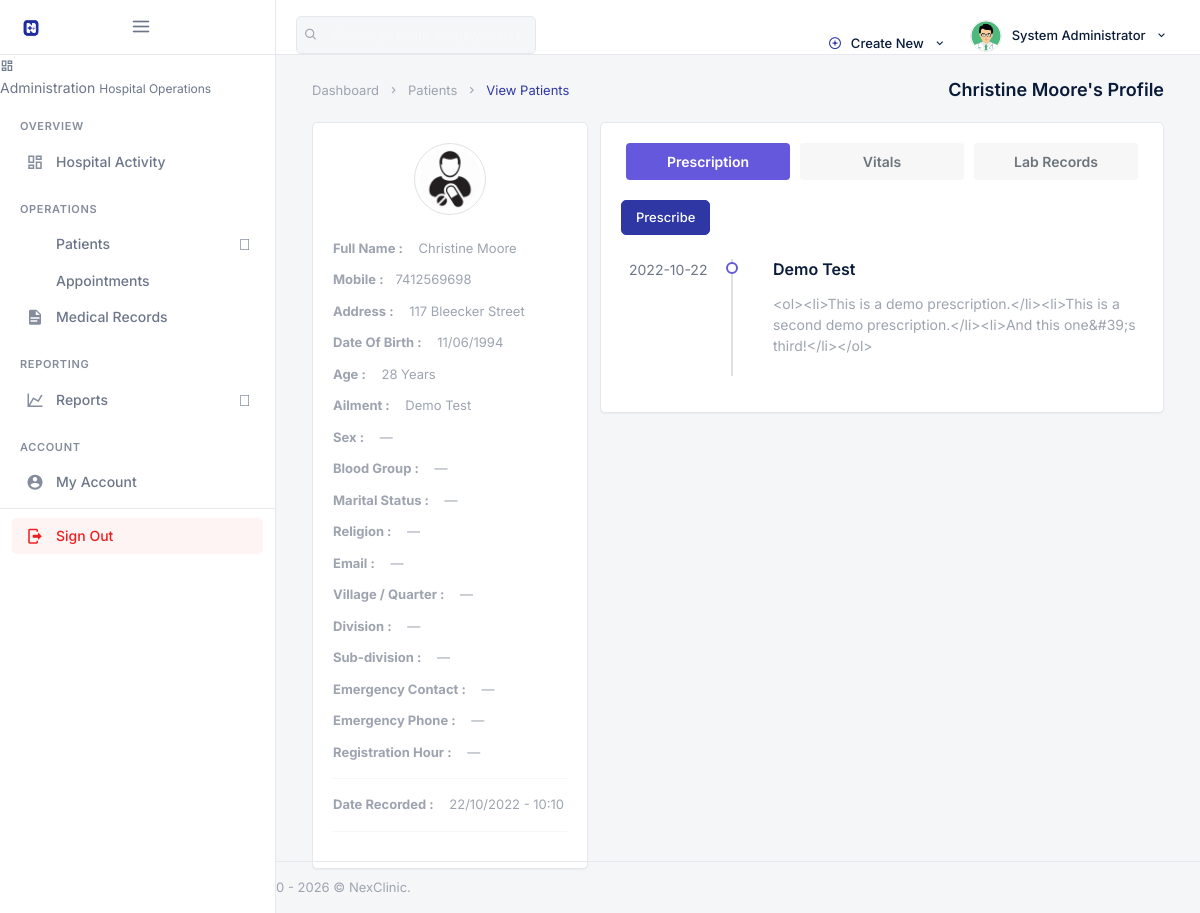
Screenshot of /backend/admin/clinical/his_admin_view_single_patient.php?pat_id=12&&pat_number=4TLG0 (signed in) with the database file from the repository.
### tables this page shows
CREATE TABLE `his_admin` (
  `ad_id` int(20) NOT NULL,
  `ad_fname` varchar(200) DEFAULT NULL,
  `ad_lname` varchar(200) DEFAULT NULL,
  `ad_email` varchar(200) DEFAULT NULL,
  `ad_pwd` varchar(200) DEFAULT NULL,
  `ad_dpic` varchar(200) DEFAULT NULL
);

CREATE TABLE `his_patients` (
  `pat_id` int(20) NOT NULL,
  `registered_by` int(20) DEFAULT NULL,
  `pat_fname` varchar(200) DEFAULT NULL,
  `pat_lname` varchar(200) DEFAULT NULL,
  `pat_sex` varchar(20) DEFAULT NULL,
  `pat_marital_status` varchar(40) DEFAULT NULL,
  `pat_religion` varchar(80) DEFAULT NULL,
  `pat_reg_hour` time DEFAULT NULL,
  `pat_dob` varchar(200) DEFAULT NULL,
  `pat_age` varchar(200) DEFAULT NULL,
  `pat_number` varchar(200) DEFAULT NULL,
  `efile_uuid` char(36) DEFAULT NULL,
  `pat_addr` varchar(200) DEFAULT NULL,
  `pat_village` varchar(200) DEFAULT NULL,
  `pat_division` varchar(200) DEFAULT NULL,
  `pat_subdivision` varchar(200) DEFAULT NULL,
  `pat_blood_group` varchar(10) DEFAULT NULL,
  `pat_phone` varchar(200) DEFAULT NULL,
  `pat_email` varchar(200) DEFAULT NULL,
  `pat_emergency_name` varchar(200) DEFAULT NULL,
  `pat_emergency_phone` varchar(40) DEFAULT NULL,
  `pat_type` varchar(200) DEFAULT NULL,
  `pat_date_joined` timestamp(6) NOT NULL DEFAULT CURRENT_TIMESTAMP(6) ON UPDATE CURRENT_TIMESTAMP(6),
  `pat_ailment` varchar(200) DEFAULT NULL,
  `pat_discharge_status` varchar(200) DEFAULT NULL
);

CREATE TABLE `his_prescriptions` (
  `pres_id` int(200) NOT NULL,
  `prescribed_by` int(20) DEFAULT NULL,
  `pres_pat_name` varchar(200) DEFAULT NULL,
  `pres_pat_age` varchar(200) DEFAULT NULL,
  `pres_pat_number` varchar(200) DEFAULT NULL,
  `pres_number` varchar(200) DEFAULT NULL,
  `pres_pat_addr` varchar(200) DEFAULT NULL,
  `pres_pat_type` varchar(200) DEFAULT NULL,
  `pres_date` timestamp(4) NOT NULL DEFAULT CURRENT_TIMESTAMP(4) ON UPDATE CURRENT_TIMESTAMP(4),
  `pres_pat_ailment` varchar(200) DEFAULT NULL,
  `pres_ins` longtext,
  `pres_status` varchar(40) NOT NULL DEFAULT 'pending',
  `dispensed_by` int(20) DEFAULT NULL,
  `dispensed_at` datetime DEFAULT NULL
);

### backend/assets/inc/nex_paths.php (called while the page is built, shortened)
<?php
function nex_admin_base() {
    return isset($GLOBALS['nex_admin_base']) ? (string) $GLOBALS['nex_admin_base'] : '';
}
function nex_admin_url($path) {
    $path = ltrim((string) $path, '/');
    return nex_admin_base() . $path;
}

### backend/security.php (called while the page is built, shortened)
<?php
function escape_output($string) {
    return htmlspecialchars((string) $string, ENT_QUOTES, 'UTF-8');
}

### backend/assets/inc/nex_prescription.php (called while the page is built, shortened)
<?php
function nex_rx_schema_ready($mysqli) {
    $res = @$mysqli->query("SHOW TABLES LIKE 'his_prescription_items'");
    $ok = ($res && $res->num_rows > 0);
    if ($ok) {
        $col = @$mysqli->query("SHOW COLUMNS FROM his_prescriptions LIKE 'pres_status'");
        $ok = ($col && $col->num_rows > 0);
    }
    return $ok;
}
function nex_rx_items($mysqli, $pres_id) {
    if (!nex_rx_schema_ready($mysqli)) {
        return [];
    }
    $pres_id = (int) $pres_id;
    $stmt = $mysqli->prepare(
        'SELECT i.*, ph.phar_qty AS stock_qty
         FROM his_prescription_items i
         LEFT JOIN his_pharmaceuticals ph ON ph.phar_id = i.phar_id
         WHERE i.pres_id=?
         ORDER BY i.item_id ASC'
    );
    $stmt->bind_param('i', $pres_id);
    $stmt->execute();
    $res = $stmt->get_result();
    $rows = [];
    return $rows;
}
function nex_rx_items_html($mysqli, $pres_id) {
    $items = nex_rx_items($mysqli, $pres_id);
    if (!$items) {
        return '';
    }
    $html = '<ul class="mb-0 pl-3">';
    $html .= '</ul>';
    return $html;
}

### backend/admin/clinical/his_admin_view_single_patient.php (the view, shortened to what this page needs)
<?php
require __DIR__ . '/../_init.php';
require_once __DIR__ . '/../../assets/inc/patient_cameroon_fields.php';
require_once __DIR__ . '/../../assets/inc/nex_prescription.php';
?>
<!DOCTYPE html>
    <html lang="en">
    <?php include __DIR__ . '/../assets/inc/head.php';?>
    <body>
        <div id="wrapper">
             <?php include __DIR__ . '/../assets/inc/nav.php';?>
                <?php include __DIR__ . '/../assets/inc/sidebar.php';?>
            <?php
                $pat_id=$_GET['pat_id'];
                $ret="SELECT  * FROM his_patients WHERE pat_id=?";
                $stmt= $mysqli->prepare($ret) ;
                $stmt->bind_param('i',$pat_id);
                $stmt->execute() ;
                $res=$stmt->get_result();
                while($row=$res->fetch_object())
            {
                $mysqlDateTime = $row->pat_date_joined;
            ?>
            <div class="content-page">
                <div class="content">
                    <div class="container-fluid">
                        <div class="row">
                            <div class="col-12">
                                <div class="page-title-box">
                                    <div class="page-title-right">
                                        <ol class="breadcrumb m-0">
                                            <li class="breadcrumb-item"><a href="javascript: void(0);">Dashboard</a></li>
                                            <li class="breadcrumb-item"><a href="javascript: void(0);">Patients</a></li>
                                            <li class="breadcrumb-item active">View Patients</li>
                                        </ol>
                                    </div>
                                    <h4 class="page-title"><?php echo escape_output($row->pat_fname); ?> <?php echo escape_output($row->pat_lname); ?>'s Profile</h4>
                                </div>
                            </div>
                        </div>
                        <div class="row">
                            <div class="col-lg-4 col-xl-4">
                                <div class="card-box text-center">
                                    <img src="<?php echo escape_output(nex_admin_url('assets/images/users/patient.png')); ?>" class="rounded-circle avatar-lg img-thumbnail"
                                        alt="profile-image">
                                    <div class="text-left mt-3">
                                        <p class="text-muted mb-2 font-13"><strong>Full Name :</strong> <span class="ml-2"><?php echo escape_output($row->pat_fname); ?> <?php echo escape_output($row->pat_lname); ?></span></p>
                                        <p class="text-muted mb-2 font-13"><strong>Mobile :</strong><span class="ml-2"><?php echo escape_output($row->pat_phone); ?></span></p>
                                        <p class="text-muted mb-2 font-13"><strong>Address :</strong> <span class="ml-2"><?php echo escape_output($row->pat_addr); ?></span></p>
                                        <p class="text-muted mb-2 font-13"><strong>Date Of Birth :</strong> <span class="ml-2"><?php echo escape_output($row->pat_dob); ?></span></p>
                                        <p class="text-muted mb-2 font-13"><strong>Age :</strong> <span class="ml-2"><?php echo escape_output($row->pat_age); ?> Years</span></p>
                                        <p class="text-muted mb-2 font-13"><strong>Ailment :</strong> <span class="ml-2"><?php echo escape_output($row->pat_ailment); ?></span></p>
                                        <?php nex_render_cameroon_view($row); ?>
                                        <hr>
                                        <p class="text-muted mb-2 font-13"><strong>Date Recorded :</strong> <span class="ml-2"><?php echo date("d/m/Y - h:m", strtotime($mysqlDateTime));?></span></p>
                                        <hr>
                                    </div>
                                </div>
                            </div>
                            <?php }?>
                            <div class="col-lg-8 col-xl-8">
                                <div class="card-box">
                                    <ul class="nav nav-pills navtab-bg nav-justified">
                                        <li class="nav-item">
                                            <a href="#aboutme" data-toggle="tab" aria-expanded="false" class="nav-link active">
                                                Prescription
                                            </a>
                                        </li>
                                        <li class="nav-item">
                                            <a href="#timeline" data-toggle="tab" aria-expanded="true" class="nav-link ">
                                                 Vitals
                                            </a>
                                        </li>
                                        <li class="nav-item">
                                            <a href="#settings" data-toggle="tab" aria-expanded="false" class="nav-link">
                                                Lab Records
                                            </a>
                                        </li>
                                    </ul>
                                    <div class="tab-content">
                                        <div class="tab-pane show active" id="aboutme">
                                            <div class="mb-3">
                                                <a class="btn btn-sm btn-primary" href="his_admin_add_single_pres.php?pat_number=<?php echo escape_output($_GET['pat_number'] ?? ''); ?>">Prescribe</a>
                                            </div>
                                             <ul class="list-unstyled timeline-sm">
                                                <?php
                                                    $pres_pat_number =$_GET['pat_number'];
                                                    $ret="SELECT  * FROM his_prescriptions WHERE pres_pat_number =? ORDER BY pres_date DESC";
                                            $stmt= $mysqli->prepare($ret) ;
                                            $stmt->bind_param('s',$pres_pat_number);
                                                    $stmt->execute() ;
                                                    $res=$stmt->get_result();
                                                    while($row=$res->fetch_object())
                                                        {
                                                    $mysqlDateTime = $row->pres_date;
                                                    $rx_lines = nex_rx_items_html($mysqli, (int) $row->pres_id);
                                                ?>
                                                    <li class="timeline-sm-item">
                                                        <span class="timeline-sm-date"><?php echo date("Y-m-d", strtotime($mysqlDateTime));?></span>
                                                        <h5 class="mt-0 mb-1">
                                                            <?php echo escape_output($row->pres_pat_ailment); ?>
                                                            <?php if (isset($row->pres_status)) { ?>
                                                                <span class="badge badge-soft-info ml-1"><?php echo escape_output(nex_rx_status_label($row->pres_status)); ?></span>
                                                            <?php } ?>
                                                        </h5>
                                                        <div class="text-muted mt-2">
                                                            <?php echo $rx_lines !== '' ? $rx_lines : escape_output((string) $row->pres_ins); ?>
                                                        </div>
                                                    </li>
                                                <?php }?>
                                            </ul>
                                        </div>
                                        </div>
                                    </div>
                                </div>
                            </div>
                        </div>
                    </div>
                </div>
                <?php include __DIR__ . '/../assets/inc/footer.php';?>
            </div>
    </body>
</html>

### backend/admin/assets/inc/nav.php (shortened to what this page needs)
<?php
    $aid=$_SESSION['ad_id'];
    $ret="select * from his_admin where ad_id=?";
    $stmt= $mysqli->prepare($ret);
    $stmt->bind_param('i',$aid);
    $stmt->execute();
    $res=$stmt->get_result();
    while($row=$res->fetch_object())
    {
?>
    <div class="navbar-custom">
        <ul class="list-unstyled topnav-menu topnav-menu-left m-0">
            <li class="d-none d-lg-block">
                <form class="app-search" autocomplete="off">
                    <div class="app-search-box">
                        <button class="btn" type="button"><i class="fe-search"></i></button>
                        <input type="text" class="form-control" placeholder="Search patients, employees, records…">
                    </div>
                </form>
            </li>
        </ul>
        <div class="logo-box bg-black">
            <a href="<?php echo escape_output(nex_admin_url('his_admin_dashboard.php')); ?>" class="logo text-center">
                <span class="logo-lg">
                    <img src="<?php echo escape_output(nex_admin_url('assets/images/logo-dark.png')); ?>" alt="NexClinic" height="22">
                    <span class="ml-1 text-white font-weight-bold" style="font-size:14px;letter-spacing:-0.02em;">NexClinic</span>
                </span>
            </a>
            <button class="button-menu-mobile">
                <i class="fe-menu"></i>
            </button>
        </div>
        <ul class="list-unstyled topnav-menu float-right mb-0">
            <li class="dropdown notification-list d-none d-lg-block">
                <a class="nav-link dropdown-toggle waves-effect waves-light" data-toggle="dropdown" href="#" role="button" aria-haspopup="false" aria-expanded="false">
                    <i class="fe-plus-circle mr-1" style="color: var(--hms-primary);"></i>
                    Create New
                    <i class="mdi mdi-chevron-down ml-1"></i>
                </a>
            </li>
            <li class="dropdown notification-list">
                <a class="nav-link dropdown-toggle nav-user mr-0 waves-effect waves-light" data-toggle="dropdown" href="#" role="button" aria-haspopup="false" aria-expanded="false">
                    <img src="<?php echo escape_output(nex_admin_url('assets/images/users/' . $row->ad_dpic)); ?>" alt="User" class="rounded-circle">
                    <span class="pro-user-name ml-1 d-none d-lg-inline">
                        <?php echo escape_output($row->ad_fname); ?> <?php echo escape_output($row->ad_lname); ?>
                        <i class="mdi mdi-chevron-down ml-1"></i>
                    </span>
                </a>
            </li>
        </ul>
    </div>
<?php }?>

### backend/assets/inc/patient_cameroon_fields.php (shortened to what this page needs)
    <?php
function nex_render_cameroon_view($row) {
    $fields = [
        'Sex' => $row->pat_sex ?? '',
        'Blood Group' => $row->pat_blood_group ?? '',
        'Marital Status' => $row->pat_marital_status ?? '',
        'Religion' => $row->pat_religion ?? '',
        'Email' => $row->pat_email ?? '',
        'Village / Quarter' => $row->pat_village ?? '',
        'Division' => $row->pat_division ?? '',
        'Sub-division' => $row->pat_subdivision ?? '',
        'Emergency Contact' => $row->pat_emergency_name ?? '',
        'Emergency Phone' => $row->pat_emergency_phone ?? '',
        'Registration Hour' => $row->pat_reg_hour ?? '',
    ];
    foreach ($fields as $label => $value) {
        $display = ($value !== null && $value !== '') ? $value : '—';
        echo '<p class="text-muted mb-2 font-13"><strong>' . escape_output($label) . ' :</strong> <span class="ml-2">' . escape_output($display) . '</span></p>';
    }
}

### rows the page displays
his_admin: ad_dpic (picture), ad_fname "System", ad_lname "Administrator"
his_patients: pat_fname "Christine", pat_lname "Moore", pat_phone "7412569698", pat_addr "117 Bleecker Street", pat_dob "11/06/1994", pat_age "28", pat_ailment "Demo Test", label "Sex", display "—", label "Blood Group", label "Marital Status", label "Religion", label "Email", label "Village / Quarter", label "Division", label "Sub-division", label "Emergency Contact", label "Emergency Phone", label "Registration Hour", pat_date_joined "22/10/2022 - 10:10"
his_prescriptions: pres_date "2022-10-22", pres_pat_ailment "Demo Test", pres_ins "<ol><li>This is a demo prescription.</li><li>This is a second demo prescription.</li><li>And this one&#39;s third!</li></ol>"

### other values shown
escape_output($nex_ws_meta['label']) "Administration"
escape_output($nex_ws_meta['tagline']) "Hospital Operations"
escape_output($section['title']) "OVERVIEW"
escape_output($item['label']) "Hospital Activity"
escape_output($section['title']) "OPERATIONS"
escape_output($item['label']) "Patients"
escape_output($item['label']) "Appointments"
escape_output($item['label']) "Medical Records"
escape_output($section['title']) "REPORTING"
escape_output($item['label']) "Reports"
escape_output($section['title']) "ACCOUNT"
escape_output($item['label']) "My Account"
